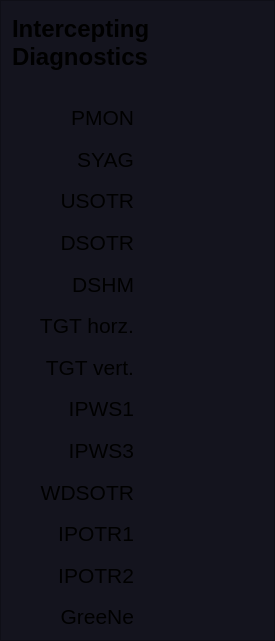
   <widget class="QFrame" name="frame">
    <property name="geometry">
     <rect>
      <x>1630</x>
      <y>415</y>
      <width>275</width>
      <height>641</height>
     </rect>
    </property>
    <property name="styleSheet">
     <string notr="true">background-color: rgb(20,20,30);

</string>
    </property>
    <property name="frameShape">
     <enum>QFrame::StyledPanel</enum>
    </property>
    <property name="frameShadow">
     <enum>QFrame::Raised</enum>
    </property>
    <layout class="QGridLayout" name="gridLayout">
     <property name="topMargin">
      <number>5</number>
     </property>
     <property name="bottomMargin">
      <number>5</number>
     </property>
     <property name="verticalSpacing">
      <number>5</number>
     </property>
     <item row="11" column="1">
      <widget class="PyDMLabel" name="PyDMLabel_12">
       <property name="font">
        <font>
         <pointsize>14</pointsize>
         <weight>50</weight>
         <bold>false</bold>
        </font>
       </property>
       <property name="toolTip">
        <string/>
       </property>
       <property name="styleSheet">
        <string notr="true">PyDMLabel {
  border-radius: 2px;
}
PyDMLabel[alarmSensitiveBorder=&quot;true&quot;][alarmSeverity=&quot;0&quot;] {
  background-color: rgb(0,0,10);
  color: rgb(144,194,255);
}</string>
       </property>
       <property name="alignment">
        <set>Qt::AlignCenter</set>
       </property>
       <property name="precision">
        <number>1</number>
       </property>
       <property name="showUnits">
        <bool>false</bool>
       </property>
       <property name="precisionFromPV">
        <bool>false</bool>
       </property>
       <property name="channel">
        <string>OTRS:LI20:3206:MOTR</string>
       </property>
      </widget>
     </item>
     <item row="26" column="0">
      <widget class="QLabel" name="label_10">
       <property name="font">
        <font>
         <pointsize>16</pointsize>
         <weight>50</weight>
         <bold>false</bold>
        </font>
       </property>
       <property name="text">
        <string>IPWS1</string>
       </property>
       <property name="alignment">
        <set>Qt::AlignRight|Qt::AlignTrailing|Qt::AlignVCenter</set>
       </property>
      </widget>
     </item>
     <item row="24" column="0">
      <widget class="QLabel" name="label_9">
       <property name="font">
        <font>
         <pointsize>16</pointsize>
         <weight>50</weight>
         <bold>false</bold>
        </font>
       </property>
       <property name="text">
        <string>TGT horz.</string>
       </property>
       <property name="alignment">
        <set>Qt::AlignRight|Qt::AlignTrailing|Qt::AlignVCenter</set>
       </property>
      </widget>
     </item>
     <item row="9" column="0">
      <widget class="QLabel" name="label_6">
       <property name="font">
        <font>
         <pointsize>16</pointsize>
         <weight>50</weight>
         <bold>false</bold>
        </font>
       </property>
       <property name="text">
        <string>USOTR</string>
       </property>
       <property name="alignment">
        <set>Qt::AlignRight|Qt::AlignTrailing|Qt::AlignVCenter</set>
       </property>
      </widget>
     </item>
     <item row="31" column="0">
      <widget class="QLabel" name="label_7">
       <property name="font">
        <font>
         <pointsize>16</pointsize>
         <weight>50</weight>
         <bold>false</bold>
        </font>
       </property>
       <property name="text">
        <string>GreeNe</string>
       </property>
       <property name="alignment">
        <set>Qt::AlignRight|Qt::AlignTrailing|Qt::AlignVCenter</set>
       </property>
      </widget>
     </item>
     <item row="28" column="1">
      <widget class="PyDMLabel" name="PyDMLabel_13">
       <property name="font">
        <font>
         <pointsize>14</pointsize>
         <weight>50</weight>
         <bold>false</bold>
        </font>
       </property>
       <property name="toolTip">
        <string/>
       </property>
       <property name="styleSheet">
        <string notr="true">PyDMLabel {
  border-radius: 2px;
}
PyDMLabel[alarmSensitiveBorder=&quot;true&quot;][alarmSeverity=&quot;0&quot;] {
  background-color: rgb(0,0,10);
  color: rgb(144,194,255);
}</string>
       </property>
       <property name="alignment">
        <set>Qt::AlignCenter</set>
       </property>
       <property name="precision">
        <number>1</number>
       </property>
       <property name="showUnits">
        <bool>false</bool>
       </property>
       <property name="precisionFromPV">
        <bool>false</bool>
       </property>
       <property name="channel">
        <string>OTRS:LI20:3230:MOTR</string>
       </property>
      </widget>
     </item>
     <item row="29" column="0">
      <widget class="QLabel" name="label_11">
       <property name="font">
        <font>
         <pointsize>16</pointsize>
         <weight>50</weight>
         <bold>false</bold>
        </font>
       </property>
       <property name="text">
        <string>IPOTR1</string>
       </property>
       <property name="alignment">
        <set>Qt::AlignRight|Qt::AlignTrailing|Qt::AlignVCenter</set>
       </property>
      </widget>
     </item>
     <item row="30" column="0">
      <widget class="QLabel" name="label_12">
       <property name="font">
        <font>
         <pointsize>16</pointsize>
         <weight>50</weight>
         <bold>false</bold>
        </font>
       </property>
       <property name="text">
        <string>IPOTR2</string>
       </property>
       <property name="alignment">
        <set>Qt::AlignRight|Qt::AlignTrailing|Qt::AlignVCenter</set>
       </property>
      </widget>
     </item>
     <item row="25" column="0">
      <widget class="QLabel" name="label_8">
       <property name="font">
        <font>
         <pointsize>16</pointsize>
         <weight>50</weight>
         <bold>false</bold>
        </font>
       </property>
       <property name="text">
        <string>TGT vert.</string>
       </property>
       <property name="alignment">
        <set>Qt::AlignRight|Qt::AlignTrailing|Qt::AlignVCenter</set>
       </property>
      </widget>
     </item>
     <item row="6" column="0">
      <widget class="QLabel" name="label_5">
       <property name="font">
        <font>
         <pointsize>16</pointsize>
         <weight>50</weight>
         <bold>false</bold>
        </font>
       </property>
       <property name="text">
        <string>SYAG</string>
       </property>
       <property name="alignment">
        <set>Qt::AlignRight|Qt::AlignTrailing|Qt::AlignVCenter</set>
       </property>
      </widget>
     </item>
     <item row="26" column="1">
      <widget class="PyDMLabel" name="PyDMLabel_7">
       <property name="font">
        <font>
         <pointsize>14</pointsize>
         <weight>50</weight>
         <bold>false</bold>
        </font>
       </property>
       <property name="toolTip">
        <string/>
       </property>
       <property name="styleSheet">
        <string notr="true">PyDMLabel {
  border-radius: 2px;
}
PyDMLabel[alarmSensitiveBorder=&quot;true&quot;][alarmSeverity=&quot;0&quot;] {
  background-color: rgb(0,0,10);
  color: rgb(144,194,255);
}</string>
       </property>
       <property name="alignment">
        <set>Qt::AlignCenter</set>
       </property>
       <property name="precision">
        <number>1</number>
       </property>
       <property name="showUnits">
        <bool>false</bool>
       </property>
       <property name="precisionFromPV">
        <bool>false</bool>
       </property>
       <property name="channel">
        <string>WIRE:LI20:3206:MOTR</string>
       </property>
      </widget>
     </item>
     <item row="27" column="0">
      <widget class="QLabel" name="label_14">
       <property name="font">
        <font>
         <pointsize>16</pointsize>
         <weight>50</weight>
         <bold>false</bold>
        </font>
       </property>
       <property name="text">
        <string>IPWS3</string>
       </property>
       <property name="alignment">
        <set>Qt::AlignRight|Qt::AlignTrailing|Qt::AlignVCenter</set>
       </property>
      </widget>
     </item>
     <item row="27" column="1">
      <widget class="PyDMLabel" name="PyDMLabel_11">
       <property name="font">
        <font>
         <pointsize>14</pointsize>
         <weight>50</weight>
         <bold>false</bold>
        </font>
       </property>
       <property name="toolTip">
        <string/>
       </property>
       <property name="styleSheet">
        <string notr="true">PyDMLabel {
  border-radius: 2px;
}
PyDMLabel[alarmSensitiveBorder=&quot;true&quot;][alarmSeverity=&quot;0&quot;] {
  background-color: rgb(0,0,10);
  color: rgb(144,194,255);
}</string>
       </property>
       <property name="alignment">
        <set>Qt::AlignCenter</set>
       </property>
       <property name="precision">
        <number>1</number>
       </property>
       <property name="showUnits">
        <bool>false</bool>
       </property>
       <property name="precisionFromPV">
        <bool>false</bool>
       </property>
       <property name="channel">
        <string>WIRE:LI20:3229:MOTR</string>
       </property>
      </widget>
     </item>
     <item row="30" column="1">
      <widget class="PyDMLabel" name="PyDMLabel_9">
       <property name="font">
        <font>
         <pointsize>14</pointsize>
         <weight>50</weight>
         <bold>false</bold>
        </font>
       </property>
       <property name="toolTip">
        <string/>
       </property>
       <property name="styleSheet">
        <string notr="true">PyDMLabel {
  border-radius: 2px;
}
PyDMLabel[alarmSensitiveBorder=&quot;true&quot;][alarmSeverity=&quot;0&quot;] {
  background-color: rgb(0,0,10);
  color: rgb(144,194,255);
}</string>
       </property>
       <property name="alignment">
        <set>Qt::AlignCenter</set>
       </property>
       <property name="precision">
        <number>1</number>
       </property>
       <property name="showUnits">
        <bool>false</bool>
       </property>
       <property name="precisionFromPV">
        <bool>false</bool>
       </property>
       <property name="channel">
        <string>OTRS:LI20:3202:MOTR</string>
       </property>
      </widget>
     </item>
     <item row="25" column="1">
      <widget class="PyDMLabel" name="PyDMLabel_5">
       <property name="font">
        <font>
         <pointsize>14</pointsize>
         <weight>50</weight>
         <bold>false</bold>
        </font>
       </property>
       <property name="toolTip">
        <string/>
       </property>
       <property name="styleSheet">
        <string notr="true">PyDMLabel {
  border-radius: 2px;
}
PyDMLabel[alarmSensitiveBorder=&quot;true&quot;][alarmSeverity=&quot;0&quot;] {
  background-color: rgb(0,0,10);
  color: rgb(144,194,255);
}</string>
       </property>
       <property name="alignment">
        <set>Qt::AlignCenter</set>
       </property>
       <property name="precision">
        <number>1</number>
       </property>
       <property name="showUnits">
        <bool>false</bool>
       </property>
       <property name="precisionFromPV">
        <bool>false</bool>
       </property>
       <property name="channel">
        <string>XPS:LI20:MC05:M1.RBV</string>
       </property>
      </widget>
     </item>
     <item row="3" column="0">
      <widget class="QLabel" name="label_4">
       <property name="font">
        <font>
         <pointsize>16</pointsize>
         <weight>50</weight>
         <bold>false</bold>
        </font>
       </property>
       <property name="text">
        <string>PMON</string>
       </property>
       <property name="alignment">
        <set>Qt::AlignRight|Qt::AlignTrailing|Qt::AlignVCenter</set>
       </property>
      </widget>
     </item>
     <item row="23" column="0">
      <widget class="QLabel" name="label_13">
       <property name="font">
        <font>
         <pointsize>16</pointsize>
         <weight>50</weight>
         <bold>false</bold>
        </font>
       </property>
       <property name="text">
        <string>DSHM</string>
       </property>
       <property name="alignment">
        <set>Qt::AlignRight|Qt::AlignTrailing|Qt::AlignVCenter</set>
       </property>
      </widget>
     </item>
     <item row="24" column="1">
      <widget class="PyDMLabel" name="PyDMLabel_6">
       <property name="font">
        <font>
         <pointsize>14</pointsize>
         <weight>50</weight>
         <bold>false</bold>
        </font>
       </property>
       <property name="toolTip">
        <string/>
       </property>
       <property name="styleSheet">
        <string notr="true">PyDMLabel {
  border-radius: 2px;
}
PyDMLabel[alarmSensitiveBorder=&quot;true&quot;][alarmSeverity=&quot;0&quot;] {
  background-color: rgb(0,0,10);
  color: rgb(144,194,255);
}</string>
       </property>
       <property name="alignment">
        <set>Qt::AlignCenter</set>
       </property>
       <property name="precision">
        <number>1</number>
       </property>
       <property name="showUnits">
        <bool>false</bool>
       </property>
       <property name="precisionFromPV">
        <bool>false</bool>
       </property>
       <property name="channel">
        <string>XPS:LI20:MC05:M2.RBV</string>
       </property>
      </widget>
     </item>
     <item row="29" column="1">
      <widget class="PyDMLabel" name="PyDMLabel_8">
       <property name="font">
        <font>
         <pointsize>14</pointsize>
         <weight>50</weight>
         <bold>false</bold>
        </font>
       </property>
       <property name="toolTip">
        <string/>
       </property>
       <property name="styleSheet">
        <string notr="true">PyDMLabel {
  border-radius: 2px;
}
PyDMLabel[alarmSensitiveBorder=&quot;true&quot;][alarmSeverity=&quot;0&quot;] {
  background-color: rgb(0,0,10);
  color: rgb(144,194,255);
}</string>
       </property>
       <property name="alignment">
        <set>Qt::AlignCenter</set>
       </property>
       <property name="precision">
        <number>1</number>
       </property>
       <property name="showUnits">
        <bool>false</bool>
       </property>
       <property name="precisionFromPV">
        <bool>false</bool>
       </property>
       <property name="channel">
        <string>OTRS:LI20:3180:MOTR</string>
       </property>
      </widget>
     </item>
     <item row="31" column="1">
      <widget class="PyDMLabel" name="PyDMLabel_4">
       <property name="font">
        <font>
         <pointsize>14</pointsize>
         <weight>50</weight>
         <bold>false</bold>
        </font>
       </property>
       <property name="toolTip">
        <string/>
       </property>
       <property name="styleSheet">
        <string notr="true">PyDMLabel {
  border-radius: 2px;
}
PyDMLabel[alarmSensitiveBorder=&quot;true&quot;][alarmSeverity=&quot;0&quot;] {
  background-color: rgb(0,0,10);
  color: rgb(0,255,0);
}

PyDMLabel[alarmSensitiveBorder=&quot;true&quot;][alarmSeverity=&quot;1&quot;] {
  background-color: rgb(0,0,10);
  color: rgb(255,255,0);
}

PyDMLabel[alarmSensitiveBorder=&quot;true&quot;][alarmSeverity=&quot;2&quot;] {
  background-color: rgb(255,0,0);
  color: rgb(255,255,255);
}

PyDMLabel[alarmSensitiveBorder=&quot;true&quot;][alarmSeverity=&quot;3&quot;] {
  background-color: rgb(192,0,255);
  color: rgb(255,255,0);
}

PyDMLabel[alarmSensitiveBorder=&quot;true&quot;][alarmSeverity=&quot;4&quot;] {
  color: rgb(218,218,218);
  background-color: rgb(25,25,25);
}</string>
       </property>
       <property name="alignment">
        <set>Qt::AlignCenter</set>
       </property>
       <property name="showUnits">
        <bool>true</bool>
       </property>
       <property name="precisionFromPV">
        <bool>false</bool>
       </property>
       <property name="channel">
        <string>OTRS:LI20:3158:PNEUMATIC</string>
       </property>
      </widget>
     </item>
     <item row="28" column="0">
      <widget class="QLabel" name="label_16">
       <property name="font">
        <font>
         <pointsize>16</pointsize>
         <weight>50</weight>
         <bold>false</bold>
        </font>
       </property>
       <property name="text">
        <string>WDSOTR</string>
       </property>
       <property name="alignment">
        <set>Qt::AlignRight|Qt::AlignTrailing|Qt::AlignVCenter</set>
       </property>
      </widget>
     </item>
     <item row="23" column="1">
      <widget class="PyDMLabel" name="PyDMLabel_10">
       <property name="font">
        <font>
         <pointsize>14</pointsize>
         <weight>50</weight>
         <bold>false</bold>
        </font>
       </property>
       <property name="toolTip">
        <string/>
       </property>
       <property name="styleSheet">
        <string notr="true">PyDMLabel {
  border-radius: 2px;
}
PyDMLabel[alarmSensitiveBorder=&quot;true&quot;][alarmSeverity=&quot;0&quot;] {
  background-color: rgb(0,0,10);
  color: rgb(144,194,255);
}</string>
       </property>
       <property name="alignment">
        <set>Qt::AlignCenter</set>
       </property>
       <property name="precision">
        <number>1</number>
       </property>
       <property name="showUnits">
        <bool>false</bool>
       </property>
       <property name="precisionFromPV">
        <bool>false</bool>
       </property>
       <property name="channel">
        <string>OTRS:LI20:3075:MOTR</string>
       </property>
      </widget>
     </item>
     <item row="3" column="1">
      <widget class="PyDMLabel" name="PyDMLabel">
       <property name="font">
        <font>
         <pointsize>14</pointsize>
         <weight>50</weight>
         <bold>false</bold>
        </font>
       </property>
       <property name="toolTip">
        <string/>
       </property>
       <property name="styleSheet">
        <string notr="true">PyDMLabel {
  border-radius: 2px;
}
PyDMLabel[alarmSensitiveBorder=&quot;true&quot;][alarmSeverity=&quot;0&quot;] {
  background-color: rgb(0,0,10);
  color: rgb(0,255,0);
}

PyDMLabel[alarmSensitiveBorder=&quot;true&quot;][alarmSeverity=&quot;1&quot;] {
  background-color: rgb(0,0,10);
  color: rgb(255,255,0);
}

PyDMLabel[alarmSensitiveBorder=&quot;true&quot;][alarmSeverity=&quot;2&quot;] {
  background-color: rgb(255,0,0);
  color: rgb(255,255,255);
}

PyDMLabel[alarmSensitiveBorder=&quot;true&quot;][alarmSeverity=&quot;3&quot;] {
  background-color: rgb(192,0,255);
  color: rgb(255,255,0);
}

PyDMLabel[alarmSensitiveBorder=&quot;true&quot;][alarmSeverity=&quot;4&quot;] {
  color: rgb(218,218,218);
  background-color: rgb(25,25,25);
}
</string>
       </property>
       <property name="alignment">
        <set>Qt::AlignCenter</set>
       </property>
       <property name="showUnits">
        <bool>true</bool>
       </property>
       <property name="precisionFromPV">
        <bool>false</bool>
       </property>
       <property name="channel">
        <string>PROF:LI20:45:TGT_STS</string>
       </property>
      </widget>
     </item>
     <item row="2" column="0" colspan="2">
      <widget class="PyDMDrawingLine" name="PyDMDrawingLine_5">
       <property name="minimumSize">
        <size>
         <width>0</width>
         <height>10</height>
        </size>
       </property>
       <property name="maximumSize">
        <size>
         <width>16777215</width>
         <height>10</height>
        </size>
       </property>
       <property name="toolTip">
        <string/>
       </property>
       <property name="brush">
        <brush brushstyle="SolidPattern">
         <color alpha="255">
          <red>200</red>
          <green>200</green>
          <blue>200</blue>
         </color>
        </brush>
       </property>
       <property name="penColor">
        <color>
         <red>80</red>
         <green>80</green>
         <blue>80</blue>
        </color>
       </property>
       <property name="penWidth">
        <double>1.000000000000000</double>
       </property>
      </widget>
     </item>
     <item row="9" column="1">
      <widget class="PyDMLabel" name="PyDMLabel_2">
       <property name="font">
        <font>
         <pointsize>14</pointsize>
         <weight>50</weight>
         <bold>false</bold>
        </font>
       </property>
       <property name="toolTip">
        <string/>
       </property>
       <property name="styleSheet">
        <string notr="true">PyDMLabel {
  border-radius: 2px;
}
PyDMLabel[alarmSensitiveBorder=&quot;true&quot;][alarmSeverity=&quot;0&quot;] {
  background-color: rgb(0,0,10);
  color: rgb(0,255,0);
}

PyDMLabel[alarmSensitiveBorder=&quot;true&quot;][alarmSeverity=&quot;1&quot;] {
  background-color: rgb(0,0,10);
  color: rgb(255,255,0);
}

PyDMLabel[alarmSensitiveBorder=&quot;true&quot;][alarmSeverity=&quot;2&quot;] {
  background-color: rgb(255,0,0);
  color: rgb(255,255,255);
}

PyDMLabel[alarmSensitiveBorder=&quot;true&quot;][alarmSeverity=&quot;3&quot;] {
  background-color: rgb(192,0,255);
  color: rgb(255,255,0);
}

PyDMLabel[alarmSensitiveBorder=&quot;true&quot;][alarmSeverity=&quot;4&quot;] {
  color: rgb(218,218,218);
  background-color: rgb(25,25,25);
}</string>
       </property>
       <property name="alignment">
        <set>Qt::AlignCenter</set>
       </property>
       <property name="precision">
        <number>0</number>
       </property>
       <property name="showUnits">
        <bool>true</bool>
       </property>
       <property name="precisionFromPV">
        <bool>false</bool>
       </property>
       <property name="alarmSensitiveContent">
        <bool>false</bool>
       </property>
       <property name="alarmSensitiveBorder">
        <bool>true</bool>
       </property>
       <property name="PyDMToolTip">
        <string/>
       </property>
       <property name="channel">
        <string>OTRS:LI20:3158:TGT_STS</string>
       </property>
       <property name="enableRichText">
        <bool>false</bool>
       </property>
      </widget>
     </item>
     <item row="11" column="0">
      <widget class="QLabel" name="label_15">
       <property name="font">
        <font>
         <pointsize>16</pointsize>
         <weight>50</weight>
         <bold>false</bold>
        </font>
       </property>
       <property name="text">
        <string>DSOTR</string>
       </property>
       <property name="alignment">
        <set>Qt::AlignRight|Qt::AlignTrailing|Qt::AlignVCenter</set>
       </property>
      </widget>
     </item>
     <item row="6" column="1">
      <widget class="PyDMLabel" name="PyDMLabel_3">
       <property name="font">
        <font>
         <pointsize>14</pointsize>
         <weight>50</weight>
         <bold>false</bold>
        </font>
       </property>
       <property name="toolTip">
        <string/>
       </property>
       <property name="styleSheet">
        <string notr="true">PyDMLabel {
  border-radius: 2px;
}
PyDMLabel[alarmSensitiveBorder=&quot;true&quot;][alarmSeverity=&quot;0&quot;] {
  background-color: rgb(0,0,10);
  color: rgb(144,194,255);
}</string>
       </property>
       <property name="alignment">
        <set>Qt::AlignCenter</set>
       </property>
       <property name="precision">
        <number>1</number>
       </property>
       <property name="showUnits">
        <bool>false</bool>
       </property>
       <property name="precisionFromPV">
        <bool>false</bool>
       </property>
       <property name="channel">
        <string>YAGS:LI20:2434:MOTR</string>
       </property>
      </widget>
     </item>
     <item row="0" column="0" rowspan="2" colspan="2">
      <widget class="QLabel" name="label_26">
       <property name="sizePolicy">
        <sizepolicy hsizetype="Expanding" vsizetype="Preferred">
         <horstretch>0</horstretch>
         <verstretch>0</verstretch>
        </sizepolicy>
       </property>
       <property name="minimumSize">
        <size>
         <width>0</width>
         <height>30</height>
        </size>
       </property>
       <property name="font">
        <font>
         <pointsize>18</pointsize>
         <weight>75</weight>
         <bold>true</bold>
        </font>
       </property>
       <property name="text">
        <string>Intercepting Diagnostics</string>
       </property>
       <property name="alignment">
        <set>Qt::AlignLeading|Qt::AlignLeft|Qt::AlignVCenter</set>
       </property>
       <property name="wordWrap">
        <bool>true</bool>
       </property>
      </widget>
     </item>
    </layout>
   </widget>
